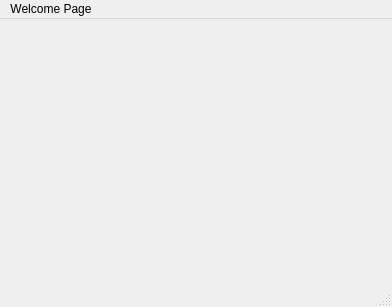
<?xml version="1.0" encoding="UTF-8"?>
<ui version="4.0">
 <class>Dashboard</class>
 <widget class="QMainWindow" name="Dashboard">
  <property name="geometry">
   <rect>
    <x>0</x>
    <y>0</y>
    <width>392</width>
    <height>307</height>
   </rect>
  </property>
  <property name="windowTitle">
   <string>MainWindow</string>
  </property>
  <widget class="QWidget" name="centralwidget"/>
  <widget class="QMenuBar" name="menubar">
   <property name="geometry">
    <rect>
     <x>0</x>
     <y>0</y>
     <width>392</width>
     <height>21</height>
    </rect>
   </property>
   <widget class="QMenu" name="menuWelcome_Page">
    <property name="title">
     <string>Welcome Page</string>
    </property>
   </widget>
   <addaction name="menuWelcome_Page"/>
  </widget>
  <widget class="QStatusBar" name="statusbar"/>
 </widget>
 <resources/>
 <connections/>
</ui>
